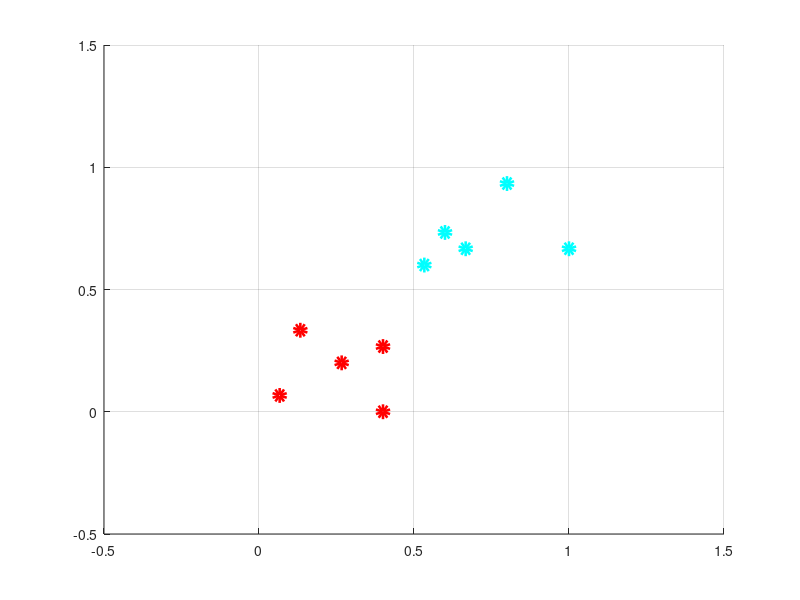

Write the MATLAB code that produced this figure. (Note: this script raises an error after producing the figure.)
clc;clear;close all;

% Input example => [x1 x2 target]
x = [0.1 0.2 1
    -0.1 -0.3 0
    -0.6 -0.6 0
    0.2 0.4 1
    0.5 0.7 1
    -0.1 -0.7 0
    0.3 0.3 1
    0.8 0.3 1
    -0.3 -0.4 0
    -0.5 -0.2 0];
sizeX = size(x, 1);

% Rescale
temp = rescale(x(:,1:2));
temp(:,3) = x(:,3);
x = temp;

% Config Values
w = rand(1,2);
theta = rand();
eta = 0.5;
epoch = 1 ;
epsilon = 0.01;
oldError = 0;

% Plot
xlim([-0.5 1.5])
ylim([-0.5 1.5])
hold on
grid on
for i=1:sizeX
    if x(i,3) == 1
        plot(x(i,1),x(i,2),'oc','LineWidth',5)
    else
        plot(x(i,1),x(i,2),'or','LineWidth',5)
    end
end

% Training
while true
    disp(['Marhale: ',num2str(epoch)])

    currentError = 0;
    for i=randperm(sizeX)
        net = x(i,1)*w(1) + x(i,2)*w(2) - theta;

        % Sigmoid Function
        output = 1 ./ (1 + exp(-net));
        
        w(1) = w(1) + eta*(x(i,3) - output)*output*(1-output)*x(i,1);
        w(2) = w(2) + eta*(x(i,3) - output)*output*(1-output)*x(i,2);
        theta = theta + eta*(x(i,3) - output)*output*(1-output)*(-1);

        % Error handling
        currentError = currentError + 1/2 * (x(i,3) - output)^2 ;

        % Print outputs
        T = table(x(i,1),x(i,2),theta,w(1),w(2),output,x(i,3),'VariableNames',{'X1','X2','THETA','W1','W2','OUTPUT','TARGET'}); 
        disp(T)
        
        % Plot boundry condition
        xP = -0.5 : 0.1 : 1.5 ;
        yP = (-w(1) ./ (w(2)))*xP + (theta ./ w(2)) ;
        h1 = plot(xP,yP,'b','LineWidth',1);
        pause(0.03)
        delete(h1)

    end

    % Error handling
    if abs(currentError - oldError) <= epsilon
        break
    end

    oldError = currentError;

    epoch = epoch + 1;
end

% Plot last boundry condition
plot(xP,yP,'k','LineWidth',2)